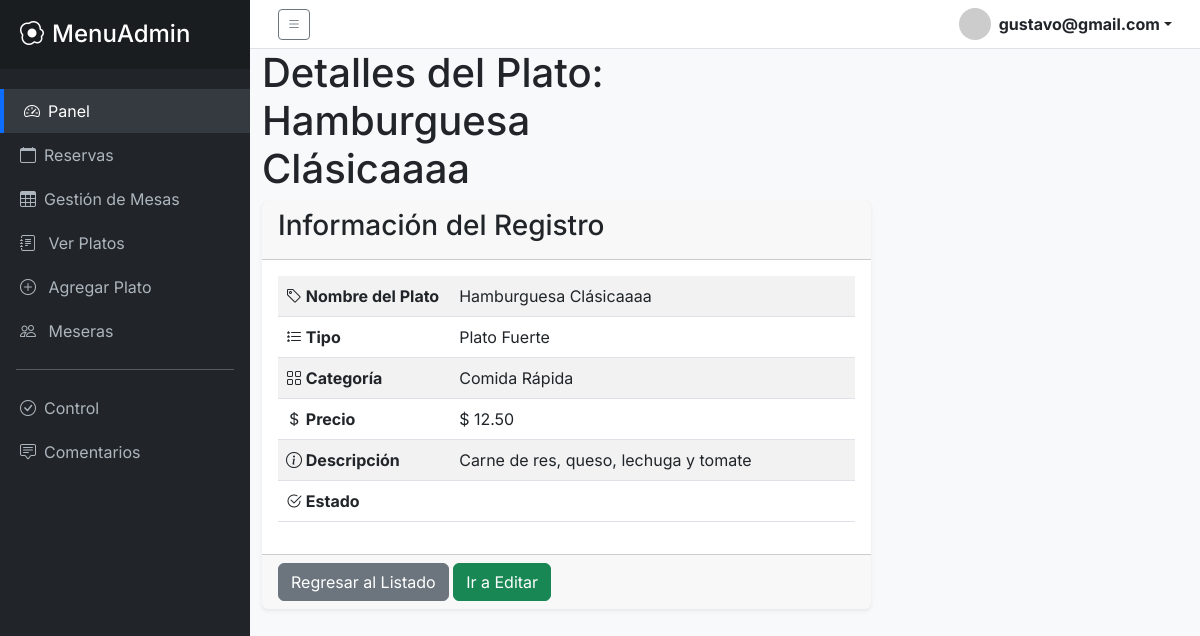
The app's page /client/admin/views/menu/read.php?id=1 (signed in) with its own data.
### tables this page shows
CREATE TABLE `menu` (
  `id_comida` int(11) NOT NULL,
  `nombre_comida` varchar(100) NOT NULL,
  `tipo` varchar(100) NOT NULL,
  `categoria` varchar(50) DEFAULT NULL,
  `precio` decimal(10,2) NOT NULL,
  `descripcion` text DEFAULT NULL,
  `disponible` tinyint(1) DEFAULT 1
);

### client/admin/views/menu/read.php (the view, shortened to what this page needs)
<?php include '../../layouts/parte1.php'; ?>
<?php
if(isset($_GET['id'])) {
    $id_menu_get = $_GET['id'];
} else {
    header('Location: index.php');
}
$sql = "SELECT * FROM menu WHERE id_comida = :id_menu";
$query = $pdo->prepare($sql);
$query->bindParam(':id_menu', $id_menu_get);
$query->execute();
$item = $query->fetch(PDO::FETCH_ASSOC);
?>
<div class="content-header">
    <div class="container-fluid">
        <div class="row mb-2">
            <div class="col-sm-6">
                <h1 class="m-0">Detalles del Plato: <?php echo $item['nombre_comida']; ?></h1>
            </div>
        </div>
    </div>
</div>
<section class="content">
    <div class="container-fluid">
        <div class="row">
            <div class="col-md-8">
                <div class="card card-outline card-info">
                    <div class="card-header">
                        <h3 class="card-title">Información del Registro</h3>
                    </div>
                    <div class="card-body">
                        <div class="row">
                            <div class="col-md-12">
                                <table class="table table-hover table-striped">
                                    <tr>
                                        <th style="width: 30%"><i class="bi bi-tag"></i> Nombre del Plato</th>
                                        <td><?php echo $item['nombre_comida']; ?></td>
                                    </tr>
                                    <tr>
                                        <th><i class="bi bi-list-stars"></i> Tipo</th>
                                        <td><?php echo $item['tipo']; ?></td>
                                    </tr>
                                    <tr>
                                        <th><i class="bi bi-grid"></i> Categoría</th>
                                        <td><?php echo $item['categoria']; ?></td>
                                    </tr>
                                    <tr>
                                        <th><i class="bi bi-currency-dollar"></i> Precio</th>
                                        <td>$ <?php echo number_format($item['precio'], 2); ?></td>
                                    </tr>
                                    <tr>
                                        <th><i class="bi bi-info-circle"></i> Descripción</th>
                                        <td><?php echo (!empty($item['descripcion'])) ? $item['descripcion'] : "Sin descripción disponible"; ?></td>
                                    </tr>
                                    <tr>
                                        <th><i class="bi bi-check2-circle"></i> Estado</th>
                                        <td>
                                            <?php if($item['disponible'] == 1): ?>
                                                <span class="badge badge-success">Activo / Disponible</span>
                                            <?php else: ?>
                                                <span class="badge badge-danger">Inactivo / No Disponible</span>
                                            <?php endif; ?>
                                        </td>
                                    </tr>
                                </table>
                            </div>
                        </div>
                    </div>
                    <div class="card-footer">
                        <a href="index.php" class="btn btn-secondary">Regresar al Listado</a>
                        <a href="update.php?id=<?php echo $id_menu_get; ?>" class="btn btn-success">Ir a Editar</a>
                    </div>
                </div>
            </div>
        </div>
    </div>
</section>
<?php include '../../layouts/parte2.php'; ?>

### client/admin/layouts/parte1.php (style rules this page uses)
body { font-family: 'Inter', sans-serif; background-color: #f8f9fa; overflow-x: hidden; }
.card { border: none; box-shadow: 0 0.125rem 0.25rem rgba(0, 0, 0, 0.075); }

### records on screen
menu: nombre_comida "Hamburguesa Clásicaaaa", tipo "Plato Fuerte", categoria "Comida Rápida", precio "12.50", descripcion "Carne de res, queso, lechuga y tomate"

### other values on screen
$usuario_sesion "gustavo@gmail.com"
